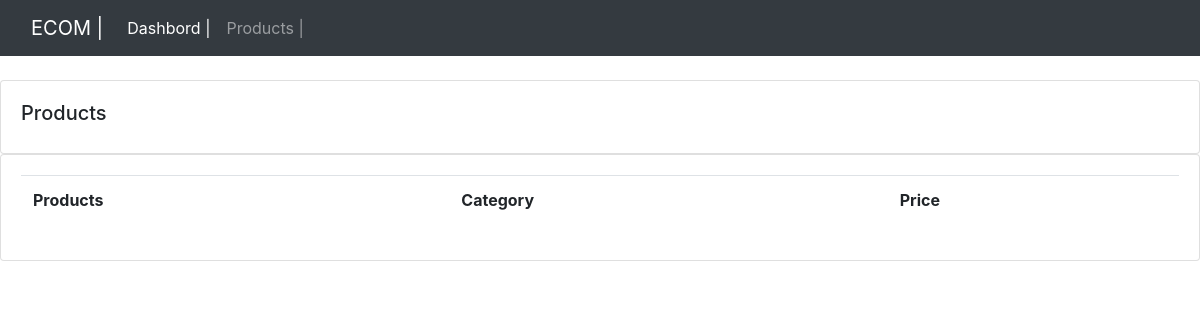
Before: /products/ with the older database file.
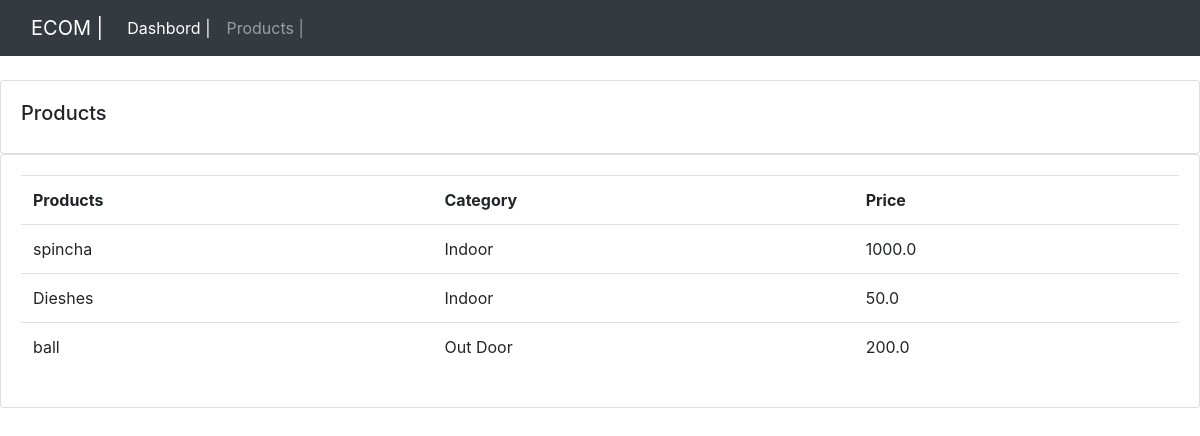
After: the same page with the newer database file.
### crm/models.py (models this page shows, shortened)
class Products(models.Model):
    CATEGORY = (
        ('Indoor','Indoor'),
        ('Out Door','Out Door'),
    )
    name=models.CharField(max_length=200,blank=True,null=True)
    price=models.FloatField(blank=True,null=True)
    category=models.CharField(max_length=200,blank=True,null=True,choices=CATEGORY)
    description=models.CharField(max_length=200,blank=True,null=True)
    date_created = models.DateTimeField(auto_now_add=True)
    tag=models.ManyToManyField(Tag)

### crm/views.py (the view)
# urls.py: path('products/',products,name='products'),
def products(request):
    products = Products.objects.all()
    context = {'products':products}
    return render(request, 'products.html',context)

### frontend/templates/products.html
{% extends 'base.html' %}
{% load static %}
{% block content %}
<br>
<div class="row">
   <div class="col-md">
    <div class="card card-body">
        <h5>Products</h5>
    </div>
    <div class="card card-body">
        <table class="table">
            <tr>
                <th>Products</th>
                <th>Category</th>
                <th>Price</th>
            </tr>
            {% for product in products %}
            <tr>
                <td>{{ product.name }}</td>
                <td>{{ product.category }}</td>
                <td>{{ product.price }}</td>
            </tr>
            {% endfor %}
        </table>
    </div>
   </div>
</div>
{% endblock %}

Changed rows visible on the page:
added Products: name "spincha", category "Indoor", price "1000.0"
added Products: name "Dieshes", category "Indoor", price "50.0"
added Products: name "ball", category "Out Door", price "200.0"
